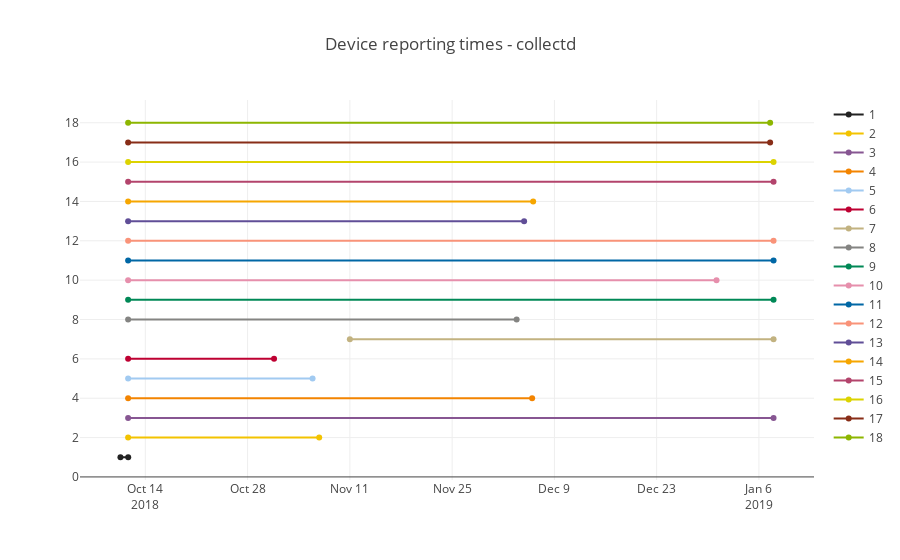
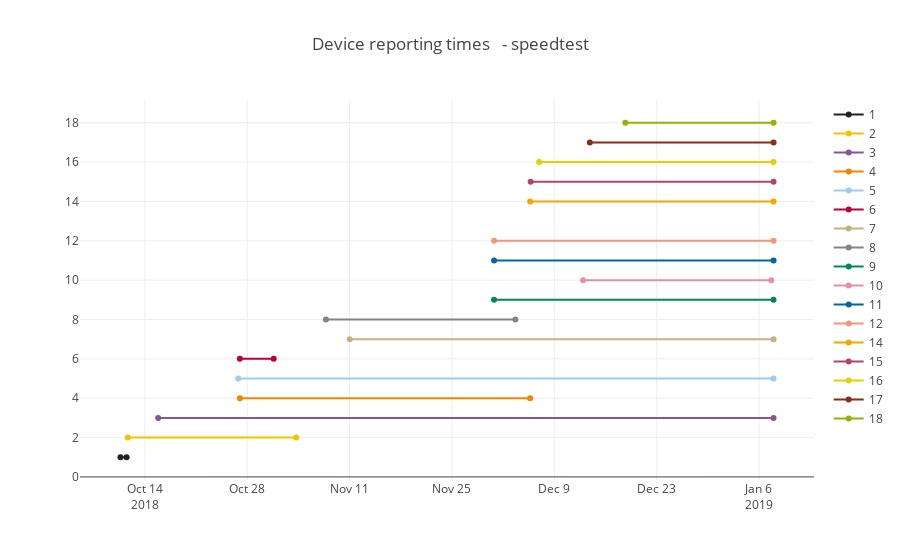

The notebook cell these images were saved under, in order:
### Code cell
data=[]
for device in device_numbers:
    points_ping_last=result_ping_last.get_points(tags={'SK_PI':str(device)})
    points_ping_first=result_ping_first.get_points(tags={'SK_PI':str(device)})
    first=0
    last=0
    for point in points_ping_first:
        first=dateutil.parser.parse(point['time']).strftime('%Y-%m-%d %H:%M:%S')
    for point in points_ping_last:
        last=dateutil.parser.parse(point['time']).strftime('%Y-%m-%d %H:%M:%S')
   # print("Device: ", device,"  was reporting from ", first, " to ", last)
    trace = go.Scatter(x=[first,last],y=[device,device], name = device,marker=dict(color=colors[device]))
    data.append(trace)
layout = dict(title = "Device reporting times - collectd")
fig1 = go.Figure(data=data, layout=layout)
iplot(fig1)

start_times=upload_df.groupby('SK_PI')['time'].min()
end_times=upload_df.groupby('SK_PI')['time'].max()
device_numbers=sorted(upload_df['SK_PI'].unique())
#print(device_numbers)
data=[]
for device in device_numbers:
    time_last=end_times[device]
    time_first=start_times[device]
    #print("Device: ", device,"  was reporting from ", time_first, " to ", time_last)
    trace = go.Scatter(x=[time_first,time_last],y=[device,device], name = device,marker=dict(color=colors[device]))
    data.append(trace)
layout = dict(title = "Device reporting times   - speedtest")
fig2 = go.Figure(data=data, layout=layout)
iplot(fig2)

### Figure 1 — Plotly figure (JSON) as saved in the notebook; plotly's stock layout.template omitted (floating-point values rounded to 4 significant figures)
{"data": [{"marker": {"color": "222222"}, "name": 1, "type": "scatter", "x": ["2018-10-10 14:16:15", "2018-10-11 15:46:31"], "y": [1, 1]}, {"marker": {"color": "F3C300"}, "name": 2, "type": "scatter", "x": ["2018-10-11 15:27:46", "2018-11-06 19:16:32"], "y": [2, 2]}, {"marker": {"color": "875692"}, "name": 3, "type": "scatter", "x": ["2018-10-11 15:27:46", "2019-01-07 23:59:57"], "y": [3, 3]}, {"marker": {"color": "F38400"}, "name": 4, "type": "scatter", "x": ["2018-10-11 15:27:46", "2018-12-05 22:53:02"], "y": [4, 4]}, {"marker": {"color": "A1CAF1"}, "name": 5, "type": "scatter", "x": ["2018-10-11 15:27:46", "2018-11-05 21:32:30"], "y": [5, 5]}, {"marker": {"color": "BE0032"}, "name": 6, "type": "scatter", "x": ["2018-10-11 15:27:46", "2018-10-31 14:55:00"], "y": [6, 6]}, {"marker": {"color": "C2B280"}, "name": 7, "type": "scatter", "x": ["2018-11-11 00:00:03", "2019-01-07 23:59:56"], "y": [7, 7]}, {"marker": {"color": "848482"}, "name": 8, "type": "scatter", "x": ["2018-10-11 15:27:46", "2018-12-03 19:58:50"], "y": [8, 8]}, {"marker": {"color": "008856"}, "name": 9, "type": "scatter", "x": ["2018-10-11 15:27:46", "2019-01-07 23:59:54"], "y": [9, 9]}, {"marker": {"color": "E68FAC"}, "name": 10, "type": "scatter", "x": ["2018-10-11 15:27:46", "2018-12-31 04:39:59"], "y": [10, 10]}, {"marker": {"color": "0067A5"}, "name": 11, "type": "scatter", "x": ["2018-10-11 15:27:46", "2019-01-07 23:59:55"], "y": [11, 11]}, {"marker": {"color": "F99379"}, "name": 12, "type": "scatter", "x": ["2018-10-11 15:27:46", "2019-01-07 23:59:59"], "y": [12, 12]}, {"marker": {"color": "604E97"}, "name": 13, "type": "scatter", "x": ["2018-10-11 15:27:46", "2018-12-04 20:27:05"], "y": [13, 13]}, {"marker": {"color": "F6A600"}, "name": 14, "type": "scatter", "x": ["2018-10-11 15:27:46", "2018-12-06 02:12:27"], "y": [14, 14]}, {"marker": {"color": "B3446C"}, "name": 15, "type": "scatter", "x": ["2018-10-11 15:27:46", "2019-01-07 23:59:58"], "y": [15, 15]}, {"marker": {"color": "DCD300"}, "name": 16, "type": "scatter", "x": ["2018-10-11 15:27:46", "2019-01-07 23:59:56"], "y": [16, 16]}, {"marker": {"color": "882D17"}, "name": 17, "type": "scatter", "x": ["2018-10-11 15:27:46", "2019-01-07 12:46:58"], "y": [17, 17]}, {"marker": {"color": "8DB600"}, "name": 18, "type": "scatter", "x": ["2018-10-11 15:27:46", "2019-01-07 12:46:58"], "y": [18, 18]}], "layout": {"title": "Device reporting times - collectd"}}

### Figure 2 — Plotly figure (JSON) as saved in the notebook; plotly's stock layout.template omitted (floating-point values rounded to 4 significant figures)
{"data": [{"marker": {"color": "222222"}, "name": 1, "type": "scatter", "x": ["2018-10-10 15:45:43", "2018-10-11 12:00:09"], "y": [1, 1]}, {"marker": {"color": "F3C300"}, "name": 2, "type": "scatter", "x": ["2018-10-11 15:55:58", "2018-11-03 16:52:07"], "y": [2, 2]}, {"marker": {"color": "875692"}, "name": 3, "type": "scatter", "x": ["2018-10-15 19:36:18", "2019-01-07 23:48:10"], "y": [3, 3]}, {"marker": {"color": "F38400"}, "name": 4, "type": "scatter", "x": ["2018-10-27 00:03:48", "2018-12-05 16:36:12"], "y": [4, 4]}, {"marker": {"color": "A1CAF1"}, "name": 5, "type": "scatter", "x": ["2018-10-26 18:18:08", "2019-01-07 23:48:07"], "y": [5, 5]}, {"marker": {"color": "BE0032"}, "name": 6, "type": "scatter", "x": ["2018-10-26 23:53:09", "2018-10-31 14:52:59"], "y": [6, 6]}, {"marker": {"color": "C2B280"}, "name": 7, "type": "scatter", "x": ["2018-11-11 00:36:13", "2019-01-07 23:48:04"], "y": [7, 7]}, {"marker": {"color": "848482"}, "name": 8, "type": "scatter", "x": ["2018-11-07 18:22:07", "2018-12-03 16:30:07"], "y": [8, 8]}, {"marker": {"color": "008856"}, "name": 9, "type": "scatter", "x": ["2018-11-30 18:12:12", "2019-01-07 23:48:05"], "y": [9, 9]}, {"marker": {"color": "E68FAC"}, "name": 10, "type": "scatter", "x": ["2018-12-12 22:29:40", "2019-01-07 16:24:08"], "y": [10, 10]}, {"marker": {"color": "0067A5"}, "name": 11, "type": "scatter", "x": ["2018-11-30 18:12:09", "2019-01-07 23:48:08"], "y": [11, 11]}, {"marker": {"color": "F99379"}, "name": 12, "type": "scatter", "x": ["2018-11-30 18:12:06", "2019-01-07 23:48:01"], "y": [12, 12]}, {"marker": {"color": "F6A600"}, "name": 14, "type": "scatter", "x": ["2018-12-05 16:48:41", "2019-01-07 23:48:11"], "y": [14, 14]}, {"marker": {"color": "B3446C"}, "name": 15, "type": "scatter", "x": ["2018-12-05 18:23:59", "2019-01-07 23:48:09"], "y": [15, 15]}, {"marker": {"color": "DCD300"}, "name": 16, "type": "scatter", "x": ["2018-12-06 22:12:11", "2019-01-07 23:48:07"], "y": [16, 16]}, {"marker": {"color": "882D17"}, "name": 17, "type": "scatter", "x": ["2018-12-13 20:42:08", "2019-01-07 23:48:17"], "y": [17, 17]}, {"marker": {"color": "8DB600"}, "name": 18, "type": "scatter", "x": ["2018-12-18 17:18:33", "2019-01-07 23:48:08"], "y": [18, 18]}], "layout": {"title": "Device reporting times   - speedtest"}}
